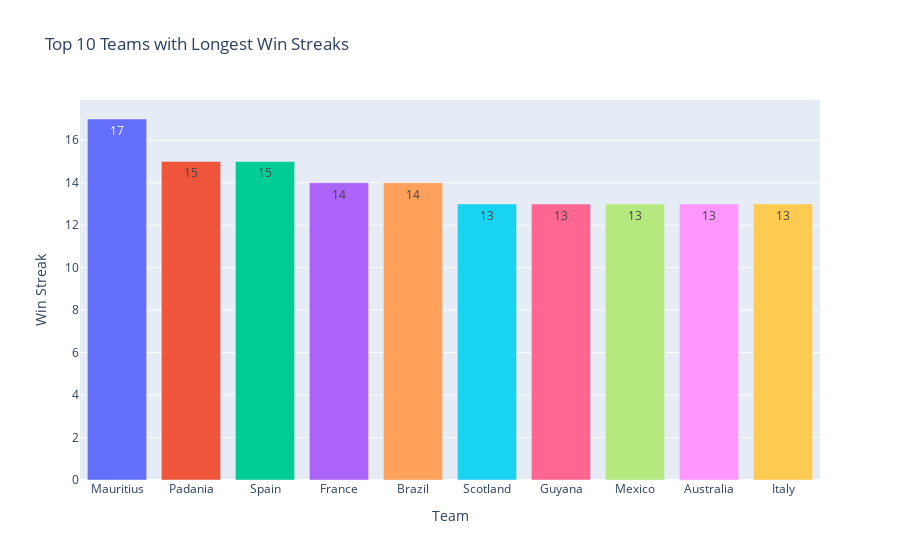

Here is the notebook cell this chart was saved with:
### Markdown cell above
Longest win streaks and lose streaks

### Code cell
max_streaks = {}

for team in pd.concat([results_['home_team'], results_['away_team']]).unique():
    team_matches = results_[(results_['home_team'] == team) | (results_['away_team'] == team)]
    
    current_streak = 0
    current_streak_type = None
    max_streak = 0
    max_streak_type = None
    
    for i, row in team_matches.iterrows():
        if row['winner'] == team:
            if current_streak_type == 'win':
                current_streak += 1
            else:
                current_streak = 1
                current_streak_type = 'win'
        elif row['winner'] == 'tie':
            current_streak = 0
            current_streak_type = None
        else:
            if current_streak_type == 'lose':
                current_streak += 1
            else:
                current_streak = 1
                current_streak_type = 'lose'
        
        if current_streak > max_streak:
            max_streak = current_streak
            max_streak_type = current_streak_type
    
    max_streaks[team] = (max_streak, max_streak_type)

win_streaks_df = pd.DataFrame([(team, streak, streak_type) for team, (streak, streak_type) in max_streaks.items() if streak_type == 'win'], columns=['team', 'streak', 'type'])
streaks_df = win_streaks_df.sort_values('streak', ascending=False).head(10)

fig = px.bar(streaks_df, 
             x='team', 
             y='streak', 
             title='Top 10 Teams with Longest Win Streaks', 
             labels={'team':'Team', 'streak':'Win Streak'}, 
             color='team',
             text = 'streak')
fig.update_layout(showlegend=False)

fig.show()

### Figure 1 — Plotly figure (JSON) as saved in the notebook; plotly's stock layout.template omitted (floating-point values rounded to 4 significant figures)
{"data": [{"alignmentgroup": "True", "hovertemplate": "Team=%{x}<br>Win Streak=%{text}<extra></extra>", "legendgroup": "Mauritius", "marker": {"color": "#636efa", "pattern": {"shape": ""}}, "name": "Mauritius", "offsetgroup": "Mauritius", "orientation": "v", "showlegend": true, "text": [17], "textposition": "auto", "type": "bar", "x": ["Mauritius"], "xaxis": "x", "y": [17], "yaxis": "y"}, {"alignmentgroup": "True", "hovertemplate": "Team=%{x}<br>Win Streak=%{text}<extra></extra>", "legendgroup": "Padania", "marker": {"color": "#EF553B", "pattern": {"shape": ""}}, "name": "Padania", "offsetgroup": "Padania", "orientation": "v", "showlegend": true, "text": [15], "textposition": "auto", "type": "bar", "x": ["Padania"], "xaxis": "x", "y": [15], "yaxis": "y"}, {"alignmentgroup": "True", "hovertemplate": "Team=%{x}<br>Win Streak=%{text}<extra></extra>", "legendgroup": "Spain", "marker": {"color": "#00cc96", "pattern": {"shape": ""}}, "name": "Spain", "offsetgroup": "Spain", "orientation": "v", "showlegend": true, "text": [15], "textposition": "auto", "type": "bar", "x": ["Spain"], "xaxis": "x", "y": [15], "yaxis": "y"}, {"alignmentgroup": "True", "hovertemplate": "Team=%{x}<br>Win Streak=%{text}<extra></extra>", "legendgroup": "France", "marker": {"color": "#ab63fa", "pattern": {"shape": ""}}, "name": "France", "offsetgroup": "France", "orientation": "v", "showlegend": true, "text": [14], "textposition": "auto", "type": "bar", "x": ["France"], "xaxis": "x", "y": [14], "yaxis": "y"}, {"alignmentgroup": "True", "hovertemplate": "Team=%{x}<br>Win Streak=%{text}<extra></extra>", "legendgroup": "Brazil", "marker": {"color": "#FFA15A", "pattern": {"shape": ""}}, "name": "Brazil", "offsetgroup": "Brazil", "orientation": "v", "showlegend": true, "text": [14], "textposition": "auto", "type": "bar", "x": ["Brazil"], "xaxis": "x", "y": [14], "yaxis": "y"}, {"alignmentgroup": "True", "hovertemplate": "Team=%{x}<br>Win Streak=%{text}<extra></extra>", "legendgroup": "Scotland", "marker": {"color": "#19d3f3", "pattern": {"shape": ""}}, "name": "Scotland", "offsetgroup": "Scotland", "orientation": "v", "showlegend": true, "text": [13], "textposition": "auto", "type": "bar", "x": ["Scotland"], "xaxis": "x", "y": [13], "yaxis": "y"}, {"alignmentgroup": "True", "hovertemplate": "Team=%{x}<br>Win Streak=%{text}<extra></extra>", "legendgroup": "Guyana", "marker": {"color": "#FF6692", "pattern": {"shape": ""}}, "name": "Guyana", "offsetgroup": "Guyana", "orientation": "v", "showlegend": true, "text": [13], "textposition": "auto", "type": "bar", "x": ["Guyana"], "xaxis": "x", "y": [13], "yaxis": "y"}, {"alignmentgroup": "True", "hovertemplate": "Team=%{x}<br>Win Streak=%{text}<extra></extra>", "legendgroup": "Mexico", "marker": {"color": "#B6E880", "pattern": {"shape": ""}}, "name": "Mexico", "offsetgroup": "Mexico", "orientation": "v", "showlegend": true, "text": [13], "textposition": "auto", "type": "bar", "x": ["Mexico"], "xaxis": "x", "y": [13], "yaxis": "y"}, {"alignmentgroup": "True", "hovertemplate": "Team=%{x}<br>Win Streak=%{text}<extra></extra>", "legendgroup": "Australia", "marker": {"color": "#FF97FF", "pattern": {"shape": ""}}, "name": "Australia", "offsetgroup": "Australia", "orientation": "v", "showlegend": true, "text": [13], "textposition": "auto", "type": "bar", "x": ["Australia"], "xaxis": "x", "y": [13], "yaxis": "y"}, {"alignmentgroup": "True", "hovertemplate": "Team=%{x}<br>Win Streak=%{text}<extra></extra>", "legendgroup": "Italy", "marker": {"color": "#FECB52", "pattern": {"shape": ""}}, "name": "Italy", "offsetgroup": "Italy", "orientation": "v", "showlegend": true, "text": [13], "textposition": "auto", "type": "bar", "x": ["Italy"], "xaxis": "x", "y": [13], "yaxis": "y"}], "layout": {"barmode": "relative", "legend": {"title": {"text": "Team"}, "tracegroupgap": 0}, "showlegend": false, "title": {"text": "Top 10 Teams with Longest Win Streaks"}, "xaxis": {"anchor": "y", "categoryarray": ["Mauritius", "Padania", "Spain", "France", "Brazil", "Scotland", "Guyana", "Mexico", "Australia", "Italy"], "categoryorder": "array", "domain": [0, 1], "title": {"text": "Team"}}, "yaxis": {"anchor": "x", "domain": [0, 1], "title": {"text": "Win Streak"}}}}
